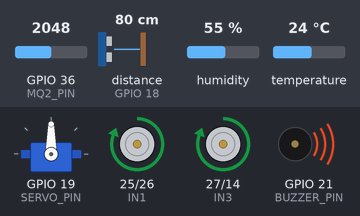
Bench run of a sketch on a simulated ESP32. Shown: servo, motor-driver pin pairs drawn as motors (green arrow = first pin HIGH = forward, orange = second pin HIGH = backward, longer = more drive), buzzer (waves = sounding, pin HIGH). Wiring (inferred from the names in the program): ultrasonic range finder: trigger GPIO 5; echo GPIO 18. The test bench sets the inputs (shaded band); at power-on: distance to the obstacle (sensor on GPIO 18) 80 cm, GPIO 36 (MQ2_PIN) = 2048, humidity 55 %, temperature 24 °C. The echo pulse lasts 58.3 µs per cm; WiFi joins after 1.5 s; servers stay silent unless stated; pins used as bus, display or sensor lines are not drawn; what the sketch prints to the serial monitor is not drawn.

Above: at 2.62 s.
3.1 s: distance to the obstacle (sensor on GPIO 18) set to 28 cm
6.6 s: distance to the obstacle (sensor on GPIO 18) set to 23 cm
At 8.6 s:
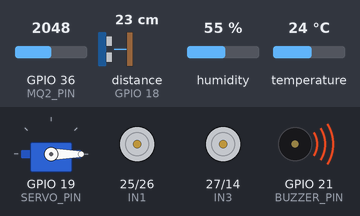
At 10.0 s:
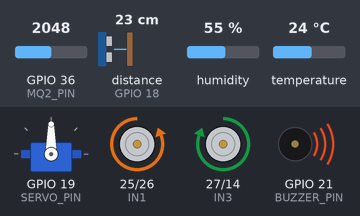
10.1 s: distance to the obstacle (sensor on GPIO 18) set to 35 cm
At 12.26 s:
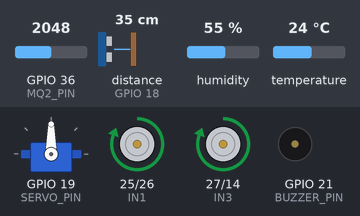
13.6 s: GPIO 36 (MQ2_PIN) set to 1954
15.2 s: humidity set to 79 %
20.1 s: humidity set to 82 %
At 24.3 s:
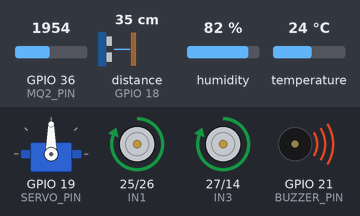
Timing chart, 0 to 27.0 s (numbered marks = the images above; inputs shaded):
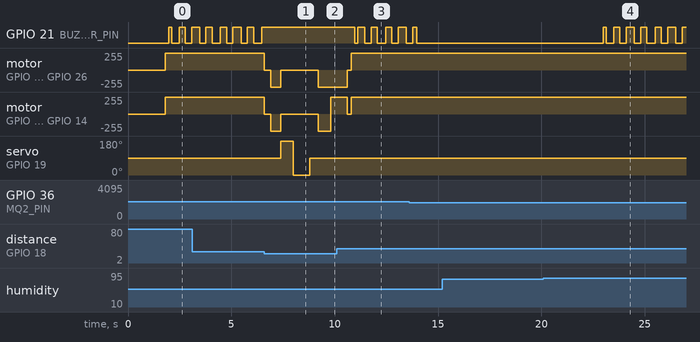

The sketch:

sketch_sep7a.ino
```cpp
#define BLYNK_TEMPLATE_ID "TMPL6WgUGGibf"
#define BLYNK_TEMPLATE_NAME "RC AUTOMATION"
#define BLYNK_AUTH_TOKEN "bg7SOJUwfndrGmrz4HgHKYc_MAakVX5H"

#include <WiFi.h>
#include <WiFiClient.h>
#include <FirebaseESP32.h>
#include <DHT.h>
#include <ESP32Servo.h>
#include <BlynkSimpleEsp32.h>

// ================= PENGATURAN WI-FI & FIREBASE =================
const char* ssid = "Kjiwonn";
const char* password = "geewonii28";

#define FIREBASE_HOST "rc-telementri-default-rtdb.asia-southeast1.firebasedatabase.app"
#define FIREBASE_AUTH "y4KdPtOZOokvMWl8qdZuSUpeOla0NAXgQsOW5a02"

FirebaseData fbdo;
FirebaseAuth auth;
FirebaseConfig config;

// Deklarasi Objek JSON untuk Firebase
FirebaseJson sensorJson;

// ================= DEKLARASI PIN & SENSOR =================
#define DHTPIN 15
#define DHTTYPE DHT22
DHT dht(DHTPIN, DHTTYPE);

#define TRIG_PIN 5
#define ECHO_PIN 18
#define SERVO_PIN 19
#define BUZZER_PIN 21
#define MQ2_PIN 36

// Pin Motor L298N
#define IN1 25
#define IN2 26
#define IN3 27
#define IN4 14

Servo radarServo;

// ================= VARIABEL GLOBAL =================
float humidity = 0.0;
float temperature = 0.0;
int gasValue = 0;
long distance = 0;
bool isAlarm = false;

unsigned long previousMillis = 0;
unsigned long buzzerMillis = 0;
bool buzzerState = LOW;

const int GAS_THRESHOLD = 2000;
const float HUMIDITY_THRESHOLD = 80.0;
const int OBSTACLE_DISTANCE = 25; // Jarak minimal rintangan (cm)

// ================= FUNGSI KONTROL MOTOR L298N =================
void maju() {
  digitalWrite(IN1, HIGH); digitalWrite(IN2, LOW);
  digitalWrite(IN3, HIGH); digitalWrite(IN4, LOW);
}
void mundur() {
  digitalWrite(IN1, LOW); digitalWrite(IN2, HIGH);
  digitalWrite(IN3, LOW); digitalWrite(IN4, HIGH);
}
void belokKiri() {
  digitalWrite(IN1, HIGH); digitalWrite(IN2, LOW);  // Roda kanan maju
  digitalWrite(IN3, LOW);  digitalWrite(IN4, HIGH); // Roda kiri mundur
}
void belokKanan() {
  digitalWrite(IN1, LOW);  digitalWrite(IN2, HIGH); // Roda kanan mundur
  digitalWrite(IN3, HIGH); digitalWrite(IN4, LOW);  // Roda kiri maju
}
void berhenti() {
  digitalWrite(IN1, LOW); digitalWrite(IN2, LOW);
  digitalWrite(IN3, LOW); digitalWrite(IN4, LOW);
}

// ================= FUNGSI BACA ULTRASONIK =================
long readUltrasonic() {
  digitalWrite(TRIG_PIN, LOW); delayMicroseconds(2);
  digitalWrite(TRIG_PIN, HIGH); delayMicroseconds(10);
  digitalWrite(TRIG_PIN, LOW);
  long duration = pulseIn(ECHO_PIN, HIGH, 10000); // Timeout 10ms agar tidak hang
  long dist = duration * 0.034 / 2;
  return (dist == 0 || dist > 400) ? 400 : dist; // Filter error bacaan
}

// ================= FUNGSI MENCARI JALAN =================
void hindariRintangan() {
  berhenti(); // Berhenti seketika
  delay(300);

  mundur(); // Mundur sedikit untuk mengambil jarak
  delay(500);
  berhenti();

  // Menoleh ke Kiri
  radarServo.write(180);
  delay(600);
  long jarakKiri = readUltrasonic();

  // Menoleh ke Kanan
  radarServo.write(0);
  delay(800); // Waktu lebih lama karena putaran dari 180 ke 0
  long jarakKanan = readUltrasonic();

  // Kembali ke Tengah
  radarServo.write(90);
  delay(400);

  // Keputusan Arah
  if (jarakKiri > jarakKanan && jarakKiri > OBSTACLE_DISTANCE) {
    belokKiri();
    delay(500); // Sesuaikan durasi ini agar beloknya pas 90 derajat
  } else if (jarakKanan > jarakKiri && jarakKanan > OBSTACLE_DISTANCE) {
    belokKanan();
    delay(500);
  } else {
    // Jika Kiri dan Kanan sama-sama buntu, Putar Balik
    mundur();
    delay(600);
    belokKanan();
    delay(800);
  }

  berhenti();
  delay(200);
}

BlynkTimer timer;

const int relayPin = 2;       // Pin output untuk Power Switch
const int thermistorPin = 34; // Pin analog (ADC) untuk NTC Thermistor
const int mq2Pin = 36;        // Pin analog (ADC) untuk sensor MQ-2

// =========================================================================
// FUNGSI PENGIRIMAN DATA SENSOR KE BLYNK
// =========================================================================
void sendSensorData() {
  // A. Data Jaringan dan Sistem
  Blynk.virtualWrite(V1, WiFi.RSSI());               // V1: WiFi Signal Strength (dBm)
  Blynk.virtualWrite(V2, millis() / 1000);           // V2: Uptime (detik)
  Blynk.virtualWrite(V6, WiFi.localIP().toString()); // V6: IP Address

  // B. Data Pembacaan NTC Thermistor
  int thermistorValue = analogRead(thermistorPin);
  // (Rumus dasar pemetaan ADC ke Suhu Fahrenheit - sesuaikan dengan kalibrasi komponen Anda)
  float tempFahrenheit = map(thermistorValue, 0, 4095, 32, 212);
  Blynk.virtualWrite(V8, tempFahrenheit);            // V8: Temperature (°F)

  // C. Data Pembacaan Sensor Gas/Asap MQ-2
  int mq2Value = analogRead(mq2Pin);
  // (Rumus dasar pemetaan ADC ke AQI dan ppm - sesuaikan dengan kalibrasi komponen Anda)
  float airPollutionAQI = map(mq2Value, 0, 4095, 0, 500);
  float co2PPM = map(mq2Value, 0, 4095, 400, 5000);

  Blynk.virtualWrite(V7, airPollutionAQI);           // V7: Air Pollution (AQI)
  Blynk.virtualWrite(V10, co2PPM);                   // V10: CO2 (ppm)

  /*
   * Catatan: Datastream seluler (V3, V4, V5) diabaikan
   * karena koneksi menggunakan WiFi ESP32, bukan modul GSM/Cellular.
   */
}

// ================= SETUP =================
void setup() {
  Serial.begin(115200);

  pinMode(BUZZER_PIN, OUTPUT);
  pinMode(TRIG_PIN, OUTPUT);
  pinMode(ECHO_PIN, INPUT);
  pinMode(IN1, OUTPUT); pinMode(IN2, OUTPUT);
  pinMode(IN3, OUTPUT); pinMode(IN4, OUTPUT);

  dht.begin();
  radarServo.setPeriodHertz(50);
  radarServo.attach(SERVO_PIN, 500, 2400);
  radarServo.write(90); // Posisikan servo lurus ke depan di awal

  Serial.print("Menghubungkan ke Wi-Fi");
  WiFi.begin(ssid, password);
  while (WiFi.status() != WL_CONNECTED) {
    delay(500);
    Serial.print(".");
  }
  Serial.println("\nWi-Fi Terhubung!");

  config.database_url = FIREBASE_HOST;
  config.signer.tokens.legacy_token = FIREBASE_AUTH;

  Firebase.begin(&config, &auth);
  Firebase.reconnectWiFi(true);

  Blynk.begin("bg7SOJUwfndrGmrz4HgHKYc_MAakVX5H", "Tomoro Coffe Grand City", "Seeyoutomoro");
}

// ================= LOOP UTAMA =================
void loop() {
  unsigned long currentMillis = millis();

  // 1. Logika Otonom (Maju & Menghindar)
  distance = readUltrasonic();

  if (distance < OBSTACLE_DISTANCE) {
    hindariRintangan();
  } else {
    maju();
    radarServo.write(90); // Pastikan selalu menatap lurus saat maju
  }

  // 2. Timer Khusus Baca DHT22 (Setiap 2 Detik)
  // Sensor DHT22 lambat (maksimal update 2 detik sekali), jangan dibaca terlalu cepat
  static unsigned long dhtMillis = 0;
  if (currentMillis - dhtMillis >= 2000) {
    dhtMillis = currentMillis;

    float h = dht.readHumidity();
    float t = dht.readTemperature();

    // Pastikan hasil bukan NaN (Not a Number) agar tidak error di JSON
    if (!isnan(h)) humidity = h;
    if (!isnan(t)) temperature = t;
  }

  // 3. Timer MQ-2, Evaluasi Alarm & Kirim JSON ke Firebase (Setiap 500ms)
  if (currentMillis - previousMillis >= 500) {
    previousMillis = currentMillis;

    gasValue = analogRead(MQ2_PIN);

    // Evaluasi Alarm
    if (gasValue > GAS_THRESHOLD || humidity > HUMIDITY_THRESHOLD) {
      isAlarm = true;
    } else {
      isAlarm = false;
    }

    // --- PENGEMASAN DATA JSON ---
    sensorJson.clear(); // Bersihkan JSON sebelumnya
    sensorJson.set("suhu", temperature);
    sensorJson.set("kelembapan", humidity);
    sensorJson.set("gas", gasValue);
    sensorJson.set("jarak", distance);

    // Kirim 1 paket data JSON ke node "/monitoring"
    // Gunakan updateNode alih-alih setJSON agar efisien mengirim pembaruan
    if (Firebase.updateNode(fbdo, "/monitoring", sensorJson)) {
      Serial.println("Data JSON berhasil dikirim");
    } else {
      Serial.println("Gagal mengirim data: " + fbdo.errorReason());
    }
  }

  // 4. Logika Buzzer Alarm
  if (isAlarm) {
    if (currentMillis - buzzerMillis >= 300) {
      buzzerMillis = currentMillis;
      buzzerState = !buzzerState;
      digitalWrite(BUZZER_PIN, buzzerState);
    }
  } else {
    digitalWrite(BUZZER_PIN, LOW);
    buzzerState = LOW;

  Blynk.run();
  }
}
```

Measured:
- the behaviour switches between 26 and 25 cm on distance to the obstacle (sensor on GPIO 18) (found by bisection; images 0 and 1)
- the behaviour switches between 80 and 81 % on humidity (found by bisection; images 3 and 4)
- after the input at 6.6 s, GPIO 21 (BUZZER_PIN): stops changing and stays HIGH; motor on GPIO 25 (IN1) / GPIO 26 (IN2): forward 255/255 → stopped at once, → backward 255/255 0.30 s later, → stopped 0.50 s later, → backward 255/255 1.8 s later
- after the input at 10.1 s, GPIO 21 (BUZZER_PIN): HIGH → LOW after 0.86 s, → HIGH 0.14 s later, → LOW 0.35 s later, → HIGH 0.30 s later, … (9 changes in this stretch); servo on GPIO 19 (SERVO_PIN): stays 90° (without the input it goes to 180° after 1.5 s)
- after the input at 15.2 s, every drawn part: stays the same
- after the input at 20.1 s, GPIO 21 (BUZZER_PIN): LOW → HIGH after 2.9 s, → LOW 0.15 s later, → HIGH 0.35 s later, → LOW 0.30 s later, … (13 changes in this stretch)
